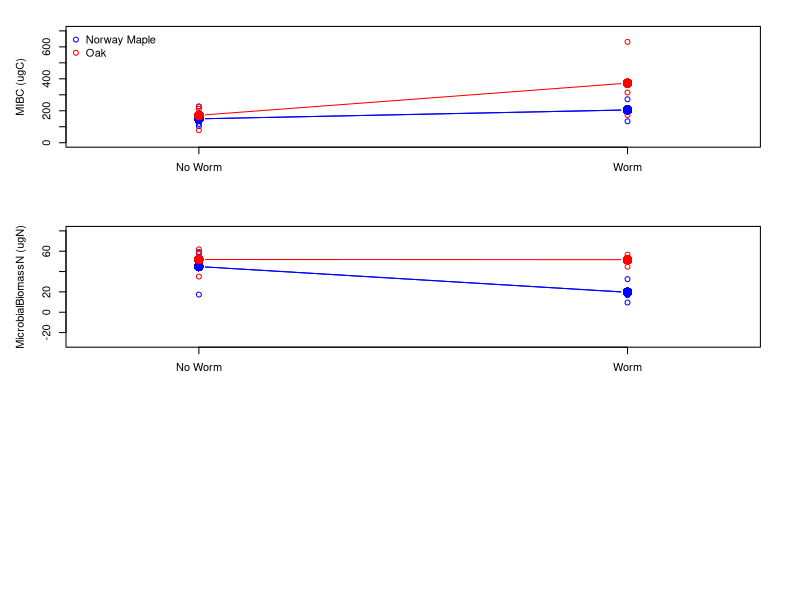
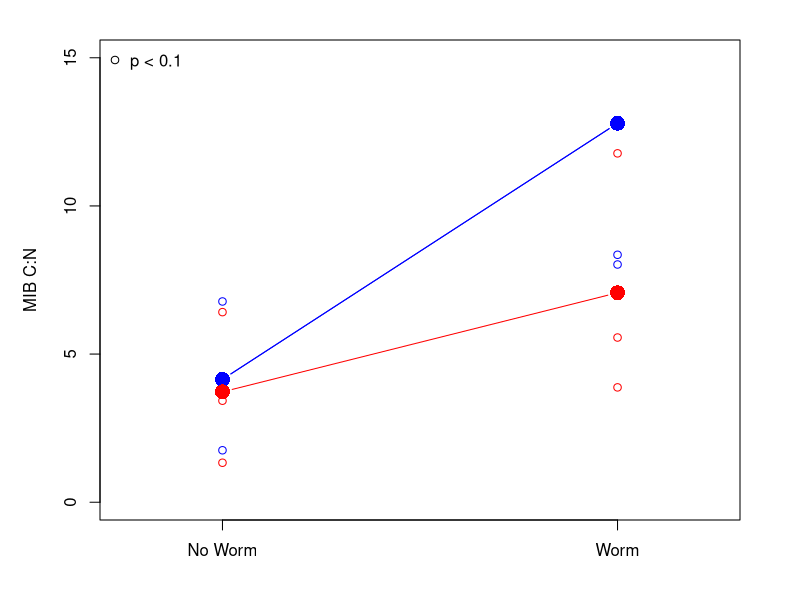
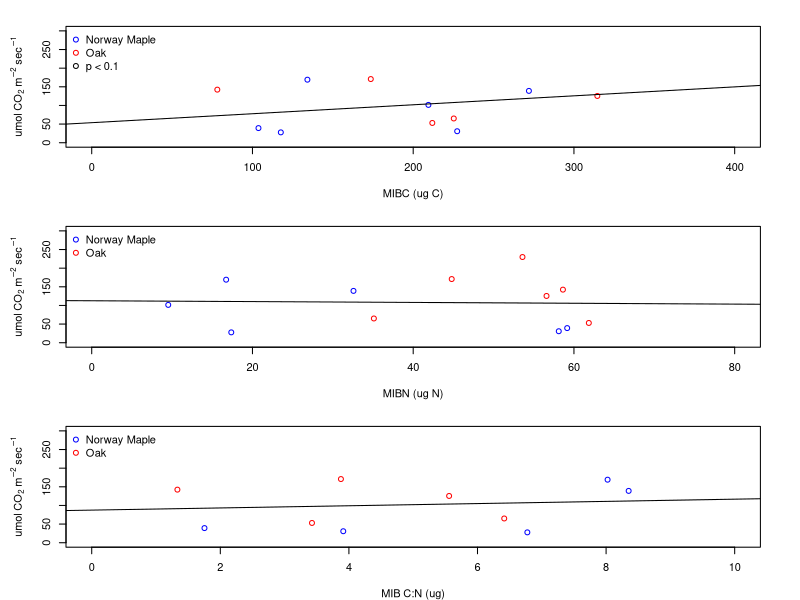

Recreate these plots in R, in order.
setwd("/Users/mollyfraser/Dropbox/Molly_Thesis")
data1 <- read.csv("TOC_newnumbers.csv")
library(ggplot2)
library(plyr)
data1<-data1[-(13:17),]
head(data1)

NorwayRows<-subset(data1, data1$Sample_substrate=="N")
dim(NorwayRows)
OakRows<-subset(data1, data1$Sample_substrate=="O")
dim(OakRows)
n_worms<-NorwayRows$Worm==TRUE
n_no_worms<-NorwayRows$Worm==FALSE
o_worms<-OakRows$Worm==TRUE
o_no_worms<-OakRows$Worm==FALSE

## STD ERR ## 

(sd(NorwayRows[n_worms, "MIBC_ugC"], na.rm=T)/sqrt(3))
(sd(NorwayRows[n_no_worms, "MIBC_ugC"], na.rm=T)/sqrt(3))

(sd(NorwayRows[n_worms, "MicrobialBiomassN_ugN"], na.rm=T)/sqrt(3))
(sd(NorwayRows[n_no_worms, "MicrobialBiomassN_ugN"], na.rm=T)/sqrt(3))

(sd(NorwayRows[n_worms, "MIB_CN"], na.rm=T)/sqrt(3))
(sd(NorwayRows[n_no_worms, "MIB_CN"], na.rm=T)/sqrt(3))

(sd(OakRows[o_worms, "MIBC_ugC"], na.rm=T)/sqrt(3))
(sd(OakRows[o_no_worms, "MIBC_ugC"], na.rm=T)/sqrt(3))

(sd(OakRows[o_worms, "MicrobialBiomassN_ugN"], na.rm=T)/sqrt(3))
(sd(OakRows[o_no_worms, "MicrobialBiomassN_ugN"], na.rm=T)/sqrt(3))

(sd(OakRows[o_worms, "MIB_CN"], na.rm=T)/sqrt(3))
(sd(OakRows[o_no_worms, "MIB_CN"], na.rm=T)/sqrt(3))

## SUMMARY FIGURES ##
par(mfrow=c(3,1))
par(mar=c(2,5,2,3))

NorwayRows<-data1$Sample_substrate=="N"
OakRows<-data1$Sample_substrate=="O"

## MIB C ## 
tiff('mibCN.tiff', units="in", width=8, height=8, res=300)
par(mfrow=c(3,1))
par(mar=c(4,5,2,3))

plot(data1[NorwayRows,"Worm"], data1[NorwayRows, "MIBC_ugC"], 
     col="blue", ylim=c(0,700), xlim=c(-0.25,1.25), xaxt="n",
     ylab="MIBC (ugC)", xlab="")
axis(1, at=c(0,1), labels=c("No Worm", "Worm"))
Norway_Means<-tapply(data1[NorwayRows, "MIBC_ugC"],data1[NorwayRows,"Worm"], mean, na.rm=T)
points(c(0,1), Norway_Means, col="blue", pch=16, cex=2, type="b")

points(data1[OakRows,"Worm"], data1[OakRows, "MIBC_ugC"],
       col="red")
Oak_Means<-tapply(data1[OakRows, "MIBC_ugC"],data1[OakRows,"Worm"], mean, na.rm=T)
points(c(0,1), Norway_Means, col="blue", pch=16, cex=2, type="b")
points(c(0,1), Oak_Means, col="red", pch=16, cex=2, type="b")
legend("topleft", c("Norway Maple", "Oak"), col=c("blue", "red"), 
       pch=1, bty="n")

## MIB N ## 
plot(data1[NorwayRows,"Worm"], data1[NorwayRows, "MicrobialBiomassN_ugN"], 
     col="blue", ylim=c(-30,80), xlim=c(-0.25,1.25), xaxt="n", 
     ylab="MicrobialBiomassN (ugN)", xlab="")
axis(1, at=c(0,1), labels=c("No Worm", "Worm"))
Norway_Means<-tapply(data1[NorwayRows, "MicrobialBiomassN_ugN"],data1[NorwayRows,"Worm"], mean, na.rm=T)
points(c(0,1), Norway_Means, col="blue", pch=16, cex=2, type="b")

points(data1[OakRows,"Worm"], data1[OakRows, "MicrobialBiomassN_ugN"], 
       col="red")
Oak_Means<-tapply(data1[OakRows, "MicrobialBiomassN_ugN"],data1[OakRows,"Worm"], mean, na.rm=T)
points(c(0,1), Norway_Means, col="blue", pch=16, cex=2, type="b")
points(c(0,1), Oak_Means, col="red", pch=16, cex=2, type="b")

## MIB CN ##
######################
par(mfrow=c(1,1))
plot(data1[NorwayRows,"Worm"], data1[NorwayRows, "MIB_CN"], 
     col="blue", ylim=c(0,15), xlim=c(-0.25,1.25), xaxt="n", 
     ylab="MIB C:N", xlab="")
axis(1, at=c(0,1), labels=c("No Worm", "Worm"))
Norway_Means<-tapply(data1[NorwayRows, "MIB_CN"],data1[NorwayRows,"Worm"], mean, na.rm=T)
points(c(0,1), Norway_Means, col="blue", pch=16, cex=2, type="b")

points(data1[OakRows,"Worm"], data1[OakRows, "MIB_CN"], 
       col="red")
Oak_Means<-tapply(data1[OakRows, "MIB_CN"],data1[OakRows,"Worm"], mean, na.rm=T)
points(c(0,1), Norway_Means, col="blue", pch=16, cex=2, type="b")
points(c(0,1), Oak_Means, col="red", pch=16, cex=2, type="b")
legend("topleft", "p < 0.1", col="black", 
       pch=1, bty="n")
dev.off()

## respiration ~ MIB ##
tiff('mibresp.tiff', units="in", width=8, height=8, res=300)
par(mfrow=c(3,1))
par(mar=c(4,5,2,3))

NorwayRows<-subset(data1, data1$Sample_substrate=="N")
dim(NorwayRows)
OakRows<-subset(data1, data1$Sample_substrate=="O")
reg<-lm(data1$Avg_mgC~data1$MIBC_ugC)
summary(reg)

NorwayRows<-data1$Sample_substrate=="N"
OakRows<-data1$Sample_substrate=="O"
plot(data1[NorwayRows,"MIBC_ugC"], data1[NorwayRows, "Avg_mgC"], 
     col="blue",
     ylab=expression(paste("", u, "mol ",CO[2]," ",m^-2," ",sec^-1,"", sep="")), xlab="MIBC (ug C)", ylim=c(0,300), xlim=c(0,400))
points(data1[OakRows,"MIBC_ugC"], data1[OakRows, "Avg_mgC"], 
       col="red")
legend("topleft", c("Norway Maple", "Oak", "p < 0.1"), col=c("blue", "red", "black"), 
       pch=1, bty="n")
abline(reg)

fit= lm(data1[NorwayRows, "Avg_mgC"]~data1[NorwayRows,"MIBC_ugC"])
summary(fit)
fit=lm(data1[OakRows, "Avg_mgC"]~data1[OakRows, "MIBC_ugC"])
summary(fit)

## MIBN
NorwayRows<-subset(data1, data1$Sample_substrate=="N")
dim(NorwayRows)
OakRows<-subset(data1, data1$Sample_substrate=="O")
reg<-lm(data1$Avg_mgC~data1$MicrobialBiomassN_ugN)
summary(reg)

NorwayRows<-data1$Sample_substrate=="N"
OakRows<-data1$Sample_substrate=="O"

plot(data1[NorwayRows,"MicrobialBiomassN_ugN"], data1[NorwayRows, "Avg_mgC"], 
     col="blue",
     ylab=expression(paste("", u, "mol ",CO[2]," ",m^-2," ",sec^-1,"", sep="")), xlab="MIBN (ug N)", ylim=c(0,300), xlim=c(0,80))
legend("topleft", c("Norway Maple", "Oak"), col=c("blue", "red", "black"), 
       pch=1, bty="n")
points(data1[OakRows,"MicrobialBiomassN_ugN"], data1[OakRows, "Avg_mgC"], 
       col="red")
abline(reg)

fit= lm(data1[NorwayRows, "Avg_mgC"]~data1[NorwayRows,"MicrobialBiomassN_ugN"])
summary(fit)
fit=lm(data1[OakRows, "Avg_mgC"]~data1[OakRows, "MicrobialBiomassN_ugN"])
summary(fit)

### MIB CN
NorwayRows<-subset(data1, data1$Sample_substrate=="N")
dim(NorwayRows)
OakRows<-subset(data1, data1$Sample_substrate=="O")
reg<-lm(data1$Avg_mgC~data1$MIB_CN)
summary(reg)

NorwayRows<-data1$Sample_substrate=="N"
OakRows<-data1$Sample_substrate=="O"

plot(data1[NorwayRows,"MIB_CN"], data1[NorwayRows, "Avg_mgC"], 
     col="blue",
     ylab=expression(paste("", u, "mol ",CO[2]," ",m^-2," ",sec^-1,"", sep="")), xlab="MIB C:N (ug)", ylim=c(0,300), xlim=c(0,10))
points(data1[OakRows,"MIB_CN"], data1[OakRows, "Avg_mgC"], 
       col="red")
legend("topleft", c("Norway Maple", "Oak"), col=c("blue", "red", "black"), 
       pch=1, bty="n")
abline(reg)

dev.off(2)

fit= lm(data1[NorwayRows, "Avg_mgC"]~data1[NorwayRows,"MIB_CN"])
summary(fit)
fit=lm(data1[OakRows, "Avg_mgC"]~data1[OakRows, "MIB_CN"])
summary(fit)

fit=lm(data1$Avg_mgC~data1$MIB_CN)
summary(fit)

fit=lm(data1$Avg_mgC~data1$MIBC_ugC)
summary(fit)

fit=lm(data1$Avg_mgC~data1$MicrobialBiomassN_ugN)
summary(fit)


head(data1)
fit = lm(data1$MIBC_ugC~data1$Worm)
anova(fit)
summary(fit)


fit = lm(data1$MicrobialBiomassN_ugN~data1$Worm)
anova(fit)
summary(fit)

fit = lm(data1$MIB_CN~data1$Worm)
anova(fit)
summary(fit)

